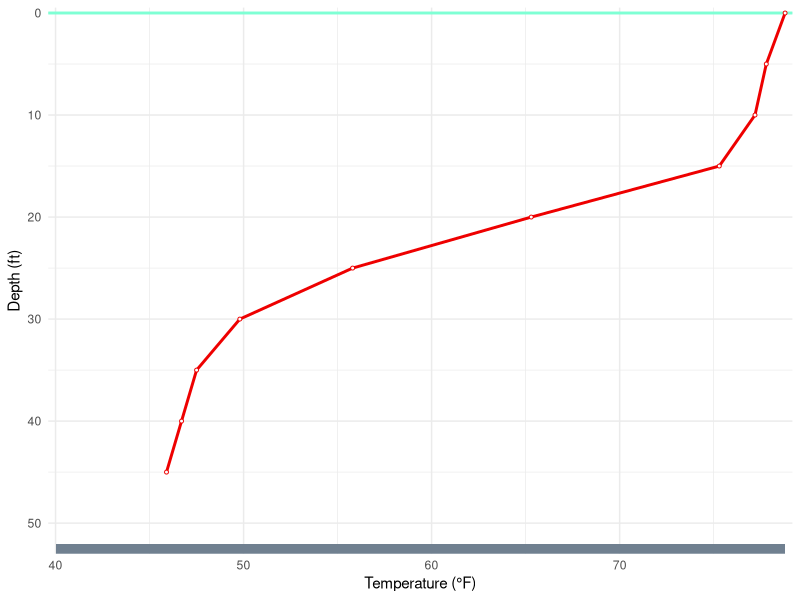
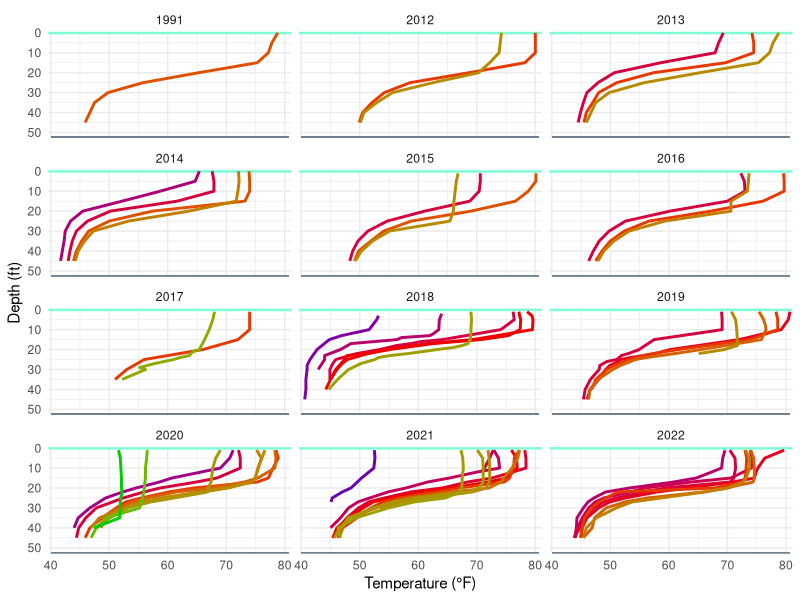

Generate these figures, in order, with R:
## ---- chunk 1
#| label: setup
library(tidyverse)
library(gganimate)

tp <- function(d,show.pts=TRUE,trng=NULL) {
  if (is.null(trng)) trng <- range(d$Temp)
  pt <- ggplot(data=d,mapping=aes(x=Temp,y=Depth,color=tWeek,group=DOY)) +
    geom_hline(aes(yintercept=0),linewidth=1,color="aquamarine") +
    geom_path(linewidth=1) +
    annotate(geom="rect",fill="slategray",
             xmin=40,xmax=trng[2],ymin=52,ymax=53) +
    scale_y_reverse(name="Depth (ft)",limits=c(NA,0),breaks=seq(0,50,10),
                    expand=expansion(mult=c(0,0.01))) +
    scale_x_continuous(name="Temperature (\u00b0F)",limits=c(40,NA),
                       expand=expansion(mult=0.01)) +
    scale_color_gradient2(low="blue3",
                          mid="red2",midpoint=11,
                          high="green3",guide="none") +
    theme_minimal() +
    theme(legend.position="none")
  if (show.pts) pt <- pt + geom_point(pch=21,fill="white",size=1)
  pt
}
## ---- chunk 2
#| label: data-prep
d <- readxl::read_excel("../_data/Pike_Chain_WQ_Data.xlsx",sheet="DO") |>
  filter(Lake=="Eagle Lake",!is.na(Temperature),!is.na(Depth)) |>
  mutate(Depth=ifelse(`Depth Units`=="FEET",Depth,Depth*3.280839895),
         Temperature=ifelse(`Temperature Units`=="DEGREES F",Temperature,
                            Temperature*1.8+32)) |>
  select(-contains("Units"),-Notes) |>
  rename(Date=`Start Date`,Temp=Temperature,DO=`Dissolved Oxygen`) |>
  mutate(Date=as.Date(Date,format="%m/%d/%Y"),
         Year=lubridate::year(Date),
         Month=lubridate::month(Date),
         Day=lubridate::day(Date),
         Week=lubridate::isoweek(Date),
         tWeek=Week-min(Week),
         DOY=lubridate::yday(Date),
         fDate=stringr::str_squish(format(Date,format="%b %e")))

# Removing two dates that seem to have erroneous data
d <- d |>
  filter(!Date %in% as.Date(c("2019-06-04","2020-09-22")))

trng <- range(d$Temp)

d91 <- d |> filter(Year==1991)
d18 <- d |> filter(Year==2018)
d20 <- d |> filter(Year==2020)
## ---- chunk 3
#| label: fig-ex1991
#| fig-cap: !expr paste0('Temperature profile plot for ',format(d91$Date[1],format="%B %e, %Y"),'. The thin line at the top represents the water surface and the thicker line at the bottom represents the lake bottom.')
tp(d91)
## ---- chunk 4
#| label: fig-ex2018
#| fig-cap: !expr paste("Temperature profile plots for",xfun::numbers_to_words(length(unique(d18$Date))),"dates throughout the open-water season in 2018.")
#| out-width: 50%
tp(d18) +
  transition_states(Date,wrap=FALSE) +
  labs(title='{format(as.Date(closest_state),"%B %e, %Y")}') +
  theme(plot.title=element_text(size=10)) +
  enter_fade() + exit_fade()
## ---- chunk 5
#| label: fig-ex2020
#| fig-cap: !expr paste("Temperature profile plots for",xfun::numbers_to_words(length(unique(d20$Date))),"dates throughout the open-water season in 2020.")
#| out-width: 50%
tp(d20) +
  transition_states(Date,wrap=FALSE) +
  labs(title='{format(as.Date(closest_state),"%B %e, %Y")}') +
  theme(plot.title=element_text(size=10)) +
  enter_fade() + exit_fade()
## ---- chunk 6
#| label: fig-ELTP
#| fig-cap: Temperature profiles for Eagle Lake separated by year (panels) and observation dates. Profile colors start with blue for early May transition through purple and pink to red for early July and then transition through orange and brown to green for late fall.
#| fig-height: 8
#| fig-width: 6
tp(d,show.pts=FALSE,trng=trng) +
  facet_wrap(vars(Year),ncol=3)
